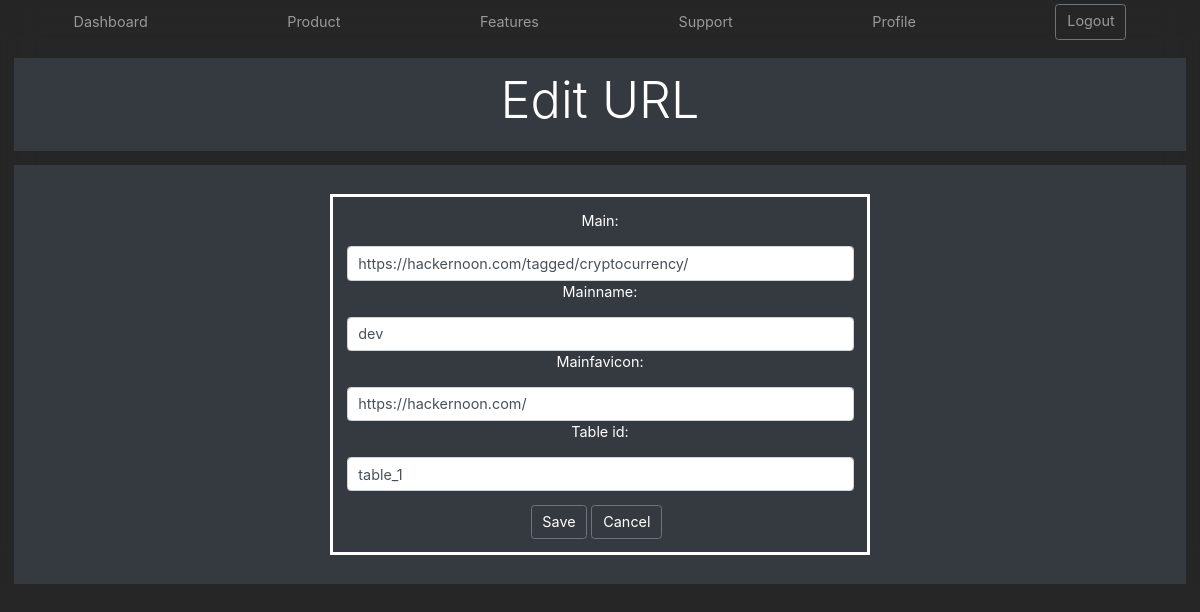
/Dashboard/editlinks/71/, run on an earlier commit of the app's database.
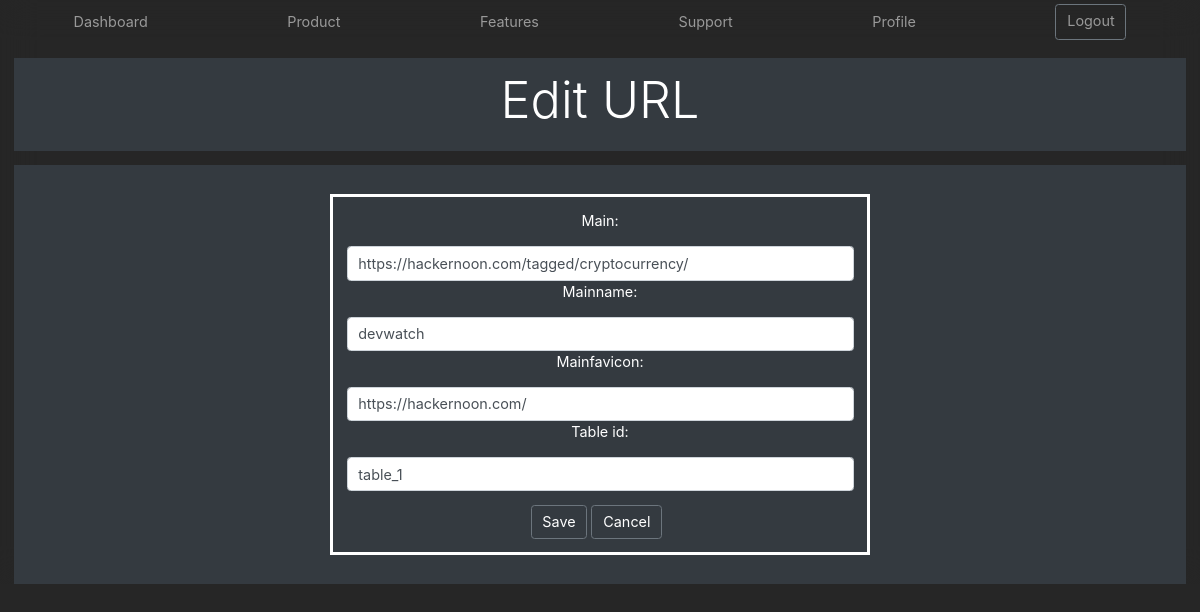
And on a later commit of the database.
### dashboard/models.py (models this page shows)
class userlinks(models.Model):
    main = models.CharField (max_length=200,default='')
    mainname = models.CharField (max_length=200,default='')
    mainfavicon = models.CharField (max_length=200,default='')
    table_id =  models.CharField (max_length=200,default='')

### dashboard/views.py (the view)
# urls.py: url(r'^editlinks/(?P<pk>\d+)/$',views.edit_url, name="editinglinks"),
def edit_url(request, pk):
    post = get_object_or_404(userlinks,pk=pk)
    if request.method == "POST":
        form = userlinksForm(request.POST, instance=post)
        if form.is_valid():
            form.save()
            return redirect("/Dashboard")
    else:
        form = userlinksForm(instance=post)
    context={
        'form': form,
        'post': post,
    }
    return render(request,'editlink.html', context)

### dashboard/forms.py
class userlinksForm(forms.ModelForm):
    class Meta:
        model= userlinks
        fields =['main', 'mainname', 'mainfavicon','table_id']
        widgets = {
            'main': forms.TextInput(attrs={'class':'form-control'}),
            'mainname': forms.TextInput(attrs={'class':'form-control'}),
            'mainfavicon': forms.TextInput(attrs={'class':'form-control'}),
            'table_id': forms.TextInput(attrs={'class':'form-control'})
        }

### dashboard/templates/editlink.html (shortened to what this page needs)
{% load static %}
<!DOCTYPE html>
<html lang="en">
<head>
<link rel="stylesheet" href="https://stackpath.bootstrapcdn.com/bootstrap/4.4.1/css/bootstrap.min.css">
<link rel="stylesheet"  href="{% static 'dashboard/css/product.css'%}">
<link rel="stylesheet"  href="{% static 'dashboard/css/dialog.css'%}">
</head>
<body>
 <nav class="site-header py-1">
  <div class="container d-flex flex-column flex-md-row justify-content-between">
     <a class="py-2 d-none d-md-inline-block" href="/Dashboard">Dashboard</a>
    <a class="py-2 d-none d-md-inline-block" href="#">Product</a>
    <a class="py-2 d-none d-md-inline-block" href="#">Features</a>
    <a class="py-2 d-none d-md-inline-block" href="#">Support</a>
    <a class="py-2 d-none d-md-inline-block" href="/Dashboard/profile">Profile</a>
    <a class="btn btn-outline-secondary" href="/Dashboard/logout">Logout</a>
  </div>
</nav>
<div class="position-relative overflow-hidden p-3 p-md-1 m-md-3 text-center bg-dark">
  <div class="col-md-5 mx-auto">
   {% with url_name=request.resolver_match.url_name %}
        {% if url_name == 'editinglinks'%}
             <h1 class="display-4 titleposition">Edit URL</h1>
        {% else %}
             <h1 class="display-4 titleposition">Delete URL</h1>
        {% endif %}
    {% endwith %}
 </div>
  </div>
<div class="d-md-flex flex-md-equal w-100 my-md-3 pl-md-3">
  <div class="bg-dark mr-md-3 px-md-3 text-center text-white overflow-hidden">
    <div class="my-3 py-3">
    {% if messages %}
        {% for message in messages %}
                <div {% if message.tags %} class="alert alert-{{message.tags}}" {% endif %} role="alert">
                    <button type="button" class="close" data-dismiss="alert" aria-label="Close"><span aria-hidden="true">X</span></button>
                </div>
        {% endfor %}
    {% else %}
  <form class="form-addurl" id=""  method="post">
        {% for field in form %}
            <label>{{field.label_tag}}</label>
            {{field}}
        {% endfor%}
        {% with url_name=request.resolver_match.url_name %}
        <div class="form-button">
        {% if url_name == 'editinglinks'%}
           <button type="submit" class="btn btn-outline-secondary btn-color">Save</button>
           <button onclick="location.href='/Dashboard'" id="cancel" class="btn btn-outline-secondary btn-color" type="button" tabindex="0" title="Cancel" aria-label="Cancel">Cancel</button>
        {% else %}
            <button type="submit" class="btn btn-outline-secondary btn-color">Delete</button>
            <button onclick="location.href='/Dashboard'" id="cancel" class="btn btn-outline-secondary btn-color" type="button" tabindex="0" title="Cancel" aria-label="Cancel">Cancel</button>
         {% endif %}
         </div>
         {% endwith %}
        </form>
    {% endif %}
    </div>
    </div>
    </div>
  </body>
</html>

What changed in the data, as far as the page shows it:
changed userlinks "https://hackernoon.com/tagged/cryptocurrency/": mainname "dev" → "devwatch"
